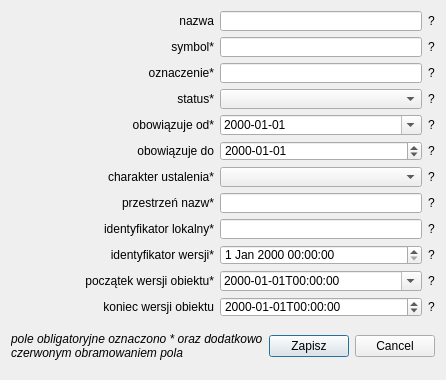
<?xml version="1.0" encoding="UTF-8"?>
<ui version="4.0">
 <class>Dialog</class>
 <widget class="QDialog" name="Dialog">
  <property name="geometry">
   <rect>
    <x>0</x>
    <y>0</y>
    <width>413</width>
    <height>380</height>
   </rect>
  </property>
  <property name="sizePolicy">
   <sizepolicy hsizetype="MinimumExpanding" vsizetype="MinimumExpanding">
    <horstretch>0</horstretch>
    <verstretch>0</verstretch>
   </sizepolicy>
  </property>
  <property name="minimumSize">
   <size>
    <width>413</width>
    <height>380</height>
   </size>
  </property>
  <property name="maximumSize">
   <size>
    <width>1000</width>
    <height>1000</height>
   </size>
  </property>
  <property name="baseSize">
   <size>
    <width>413</width>
    <height>380</height>
   </size>
  </property>
  <property name="windowTitle">
   <string>Dialog</string>
  </property>
  <property name="sizeGripEnabled">
   <bool>false</bool>
  </property>
  <property name="modal">
   <bool>false</bool>
  </property>
  <layout class="QGridLayout" name="gridLayout_2">
   <property name="sizeConstraint">
    <enum>QLayout::SetMinAndMaxSize</enum>
   </property>
   <item row="0" column="0">
    <layout class="QVBoxLayout" name="verticalLayout">
     <item>
      <layout class="QGridLayout" name="gridLayout">
       <item row="9" column="0">
        <widget class="QLabel" name="lokalnyId_label">
         <property name="sizePolicy">
          <sizepolicy hsizetype="MinimumExpanding" vsizetype="MinimumExpanding">
           <horstretch>0</horstretch>
           <verstretch>0</verstretch>
          </sizepolicy>
         </property>
         <property name="font">
          <font>
           <weight>50</weight>
           <bold>false</bold>
          </font>
         </property>
         <property name="text">
          <string>identyfikator lokalny*</string>
         </property>
         <property name="alignment">
          <set>Qt::AlignRight|Qt::AlignTrailing|Qt::AlignVCenter</set>
         </property>
        </widget>
       </item>
       <item row="0" column="1">
        <widget class="QLineEdit" name="nazwa">
         <property name="sizePolicy">
          <sizepolicy hsizetype="MinimumExpanding" vsizetype="MinimumExpanding">
           <horstretch>0</horstretch>
           <verstretch>0</verstretch>
          </sizepolicy>
         </property>
         <property name="minimumSize">
          <size>
           <width>0</width>
           <height>20</height>
          </size>
         </property>
         <property name="maximumSize">
          <size>
           <width>16777215</width>
           <height>20</height>
          </size>
         </property>
        </widget>
       </item>
       <item row="5" column="0">
        <widget class="QLabel" name="obowiazujeDo_label">
         <property name="sizePolicy">
          <sizepolicy hsizetype="MinimumExpanding" vsizetype="MinimumExpanding">
           <horstretch>0</horstretch>
           <verstretch>0</verstretch>
          </sizepolicy>
         </property>
         <property name="text">
          <string>obowiązuje do</string>
         </property>
         <property name="alignment">
          <set>Qt::AlignRight|Qt::AlignTrailing|Qt::AlignVCenter</set>
         </property>
        </widget>
       </item>
       <item row="10" column="1">
        <widget class="QDateTimeEdit" name="wersjaId">
         <property name="sizePolicy">
          <sizepolicy hsizetype="MinimumExpanding" vsizetype="MinimumExpanding">
           <horstretch>0</horstretch>
           <verstretch>0</verstretch>
          </sizepolicy>
         </property>
         <property name="minimumSize">
          <size>
           <width>0</width>
           <height>20</height>
          </size>
         </property>
         <property name="maximumSize">
          <size>
           <width>16777215</width>
           <height>20</height>
          </size>
         </property>
        </widget>
       </item>
       <item row="8" column="1">
        <widget class="QLineEdit" name="przestrzenNazw">
         <property name="sizePolicy">
          <sizepolicy hsizetype="MinimumExpanding" vsizetype="MinimumExpanding">
           <horstretch>0</horstretch>
           <verstretch>0</verstretch>
          </sizepolicy>
         </property>
         <property name="minimumSize">
          <size>
           <width>0</width>
           <height>20</height>
          </size>
         </property>
         <property name="maximumSize">
          <size>
           <width>16777215</width>
           <height>20</height>
          </size>
         </property>
         <property name="toolTip">
          <string>string</string>
         </property>
        </widget>
       </item>
       <item row="1" column="0">
        <widget class="QLabel" name="symbol_label">
         <property name="sizePolicy">
          <sizepolicy hsizetype="MinimumExpanding" vsizetype="MinimumExpanding">
           <horstretch>0</horstretch>
           <verstretch>0</verstretch>
          </sizepolicy>
         </property>
         <property name="font">
          <font>
           <weight>50</weight>
           <bold>false</bold>
          </font>
         </property>
         <property name="text">
          <string>symbol*</string>
         </property>
         <property name="alignment">
          <set>Qt::AlignRight|Qt::AlignTrailing|Qt::AlignVCenter</set>
         </property>
        </widget>
       </item>
       <item row="14" column="0">
        <widget class="QLabel" name="koniecWersjiObiektu_label">
         <property name="sizePolicy">
          <sizepolicy hsizetype="MinimumExpanding" vsizetype="MinimumExpanding">
           <horstretch>0</horstretch>
           <verstretch>0</verstretch>
          </sizepolicy>
         </property>
         <property name="text">
          <string>koniec wersji obiektu</string>
         </property>
         <property name="alignment">
          <set>Qt::AlignRight|Qt::AlignTrailing|Qt::AlignVCenter</set>
         </property>
        </widget>
       </item>
       <item row="4" column="0">
        <widget class="QLabel" name="obowiazujeOd_label">
         <property name="sizePolicy">
          <sizepolicy hsizetype="Minimum" vsizetype="Minimum">
           <horstretch>0</horstretch>
           <verstretch>0</verstretch>
          </sizepolicy>
         </property>
         <property name="minimumSize">
          <size>
           <width>105</width>
           <height>0</height>
          </size>
         </property>
         <property name="text">
          <string>obowiązuje od*</string>
         </property>
         <property name="alignment">
          <set>Qt::AlignRight|Qt::AlignTrailing|Qt::AlignVCenter</set>
         </property>
        </widget>
       </item>
       <item row="7" column="0">
        <widget class="QLabel" name="charakterUstalenia_label">
         <property name="sizePolicy">
          <sizepolicy hsizetype="MinimumExpanding" vsizetype="MinimumExpanding">
           <horstretch>0</horstretch>
           <verstretch>0</verstretch>
          </sizepolicy>
         </property>
         <property name="font">
          <font>
           <weight>50</weight>
           <bold>false</bold>
          </font>
         </property>
         <property name="text">
          <string>charakter ustalenia*</string>
         </property>
         <property name="alignment">
          <set>Qt::AlignRight|Qt::AlignTrailing|Qt::AlignVCenter</set>
         </property>
        </widget>
       </item>
       <item row="3" column="2">
        <widget class="QLabel" name="label_10">
         <property name="text">
          <string>?</string>
         </property>
        </widget>
       </item>
       <item row="0" column="2">
        <widget class="QLabel" name="label_4">
         <property name="text">
          <string>?</string>
         </property>
        </widget>
       </item>
       <item row="8" column="0">
        <widget class="QLabel" name="przestrzenNazw_label">
         <property name="sizePolicy">
          <sizepolicy hsizetype="MinimumExpanding" vsizetype="MinimumExpanding">
           <horstretch>0</horstretch>
           <verstretch>0</verstretch>
          </sizepolicy>
         </property>
         <property name="font">
          <font>
           <weight>50</weight>
           <bold>false</bold>
          </font>
         </property>
         <property name="text">
          <string>przestrzeń nazw*</string>
         </property>
         <property name="alignment">
          <set>Qt::AlignRight|Qt::AlignTrailing|Qt::AlignVCenter</set>
         </property>
        </widget>
       </item>
       <item row="13" column="0">
        <widget class="QLabel" name="poczatekWersjiObiektu_label">
         <property name="sizePolicy">
          <sizepolicy hsizetype="MinimumExpanding" vsizetype="MinimumExpanding">
           <horstretch>0</horstretch>
           <verstretch>0</verstretch>
          </sizepolicy>
         </property>
         <property name="font">
          <font>
           <weight>50</weight>
           <bold>false</bold>
          </font>
         </property>
         <property name="text">
          <string>początek wersji obiektu*</string>
         </property>
         <property name="alignment">
          <set>Qt::AlignRight|Qt::AlignTrailing|Qt::AlignVCenter</set>
         </property>
        </widget>
       </item>
       <item row="14" column="2">
        <widget class="QLabel" name="label_12">
         <property name="text">
          <string>?</string>
         </property>
        </widget>
       </item>
       <item row="10" column="0">
        <widget class="QLabel" name="wersjaId_label">
         <property name="sizePolicy">
          <sizepolicy hsizetype="MinimumExpanding" vsizetype="MinimumExpanding">
           <horstretch>0</horstretch>
           <verstretch>0</verstretch>
          </sizepolicy>
         </property>
         <property name="font">
          <font>
           <weight>50</weight>
           <bold>false</bold>
          </font>
         </property>
         <property name="text">
          <string>identyfikator wersji*</string>
         </property>
         <property name="alignment">
          <set>Qt::AlignRight|Qt::AlignTrailing|Qt::AlignVCenter</set>
         </property>
        </widget>
       </item>
       <item row="7" column="2">
        <widget class="QLabel" name="label_7">
         <property name="text">
          <string>?</string>
         </property>
        </widget>
       </item>
       <item row="14" column="1">
        <widget class="QgsDateTimeEdit" name="koniecWersjiObiektu">
         <property name="sizePolicy">
          <sizepolicy hsizetype="MinimumExpanding" vsizetype="MinimumExpanding">
           <horstretch>0</horstretch>
           <verstretch>0</verstretch>
          </sizepolicy>
         </property>
         <property name="minimumSize">
          <size>
           <width>0</width>
           <height>20</height>
          </size>
         </property>
         <property name="maximumSize">
          <size>
           <width>16777215</width>
           <height>20</height>
          </size>
         </property>
         <property name="displayFormat">
          <string>yyyy-MM-ddTHH:mm:ss</string>
         </property>
        </widget>
       </item>
       <item row="3" column="1">
        <widget class="QComboBox" name="status">
         <property name="sizePolicy">
          <sizepolicy hsizetype="MinimumExpanding" vsizetype="MinimumExpanding">
           <horstretch>0</horstretch>
           <verstretch>0</verstretch>
          </sizepolicy>
         </property>
         <property name="minimumSize">
          <size>
           <width>0</width>
           <height>20</height>
          </size>
         </property>
         <property name="maximumSize">
          <size>
           <width>16777215</width>
           <height>20</height>
          </size>
         </property>
        </widget>
       </item>
       <item row="2" column="0">
        <widget class="QLabel" name="oznaczenie_label">
         <property name="sizePolicy">
          <sizepolicy hsizetype="MinimumExpanding" vsizetype="MinimumExpanding">
           <horstretch>0</horstretch>
           <verstretch>0</verstretch>
          </sizepolicy>
         </property>
         <property name="font">
          <font>
           <weight>50</weight>
           <bold>false</bold>
          </font>
         </property>
         <property name="text">
          <string>oznaczenie*</string>
         </property>
         <property name="alignment">
          <set>Qt::AlignRight|Qt::AlignTrailing|Qt::AlignVCenter</set>
         </property>
        </widget>
       </item>
       <item row="7" column="1">
        <widget class="QComboBox" name="charakterUstalenia">
         <property name="sizePolicy">
          <sizepolicy hsizetype="MinimumExpanding" vsizetype="MinimumExpanding">
           <horstretch>0</horstretch>
           <verstretch>0</verstretch>
          </sizepolicy>
         </property>
         <property name="minimumSize">
          <size>
           <width>0</width>
           <height>20</height>
          </size>
         </property>
         <property name="maximumSize">
          <size>
           <width>16777215</width>
           <height>20</height>
          </size>
         </property>
        </widget>
       </item>
       <item row="3" column="0">
        <widget class="QLabel" name="status_label">
         <property name="sizePolicy">
          <sizepolicy hsizetype="MinimumExpanding" vsizetype="MinimumExpanding">
           <horstretch>0</horstretch>
           <verstretch>0</verstretch>
          </sizepolicy>
         </property>
         <property name="font">
          <font>
           <weight>50</weight>
           <bold>false</bold>
          </font>
         </property>
         <property name="text">
          <string>status*</string>
         </property>
         <property name="alignment">
          <set>Qt::AlignRight|Qt::AlignTrailing|Qt::AlignVCenter</set>
         </property>
        </widget>
       </item>
       <item row="0" column="0">
        <widget class="QLabel" name="nazwa_label">
         <property name="sizePolicy">
          <sizepolicy hsizetype="MinimumExpanding" vsizetype="MinimumExpanding">
           <horstretch>0</horstretch>
           <verstretch>0</verstretch>
          </sizepolicy>
         </property>
         <property name="text">
          <string>nazwa</string>
         </property>
         <property name="alignment">
          <set>Qt::AlignRight|Qt::AlignTrailing|Qt::AlignVCenter</set>
         </property>
        </widget>
       </item>
       <item row="13" column="1">
        <widget class="QDateTimeEdit" name="poczatekWersjiObiektu">
         <property name="sizePolicy">
          <sizepolicy hsizetype="MinimumExpanding" vsizetype="MinimumExpanding">
           <horstretch>0</horstretch>
           <verstretch>0</verstretch>
          </sizepolicy>
         </property>
         <property name="minimumSize">
          <size>
           <width>0</width>
           <height>20</height>
          </size>
         </property>
         <property name="maximumSize">
          <size>
           <width>16777215</width>
           <height>20</height>
          </size>
         </property>
         <property name="displayFormat">
          <string>yyyy-MM-ddTHH:mm:ss</string>
         </property>
         <property name="calendarPopup">
          <bool>true</bool>
         </property>
         <property name="timeSpec">
          <enum>Qt::UTC</enum>
         </property>
        </widget>
       </item>
       <item row="10" column="2">
        <widget class="QLabel" name="label_3">
         <property name="text">
          <string>?</string>
         </property>
        </widget>
       </item>
       <item row="8" column="2">
        <widget class="QLabel" name="label_1">
         <property name="text">
          <string>?</string>
         </property>
        </widget>
       </item>
       <item row="9" column="1">
        <widget class="QLineEdit" name="lokalnyId">
         <property name="sizePolicy">
          <sizepolicy hsizetype="MinimumExpanding" vsizetype="MinimumExpanding">
           <horstretch>0</horstretch>
           <verstretch>0</verstretch>
          </sizepolicy>
         </property>
         <property name="minimumSize">
          <size>
           <width>0</width>
           <height>20</height>
          </size>
         </property>
         <property name="maximumSize">
          <size>
           <width>16777215</width>
           <height>20</height>
          </size>
         </property>
         <property name="toolTip">
          <string>string</string>
         </property>
        </widget>
       </item>
       <item row="9" column="2">
        <widget class="QLabel" name="label_2">
         <property name="text">
          <string>?</string>
         </property>
        </widget>
       </item>
       <item row="13" column="2">
        <widget class="QLabel" name="label_11">
         <property name="text">
          <string>?</string>
         </property>
        </widget>
       </item>
       <item row="2" column="1">
        <widget class="QLineEdit" name="oznaczenie">
         <property name="sizePolicy">
          <sizepolicy hsizetype="MinimumExpanding" vsizetype="MinimumExpanding">
           <horstretch>0</horstretch>
           <verstretch>0</verstretch>
          </sizepolicy>
         </property>
         <property name="minimumSize">
          <size>
           <width>0</width>
           <height>20</height>
          </size>
         </property>
         <property name="maximumSize">
          <size>
           <width>16777215</width>
           <height>20</height>
          </size>
         </property>
        </widget>
       </item>
       <item row="2" column="2">
        <widget class="QLabel" name="label_5">
         <property name="text">
          <string>?</string>
         </property>
        </widget>
       </item>
       <item row="1" column="1">
        <widget class="QLineEdit" name="symbol">
         <property name="sizePolicy">
          <sizepolicy hsizetype="MinimumExpanding" vsizetype="MinimumExpanding">
           <horstretch>0</horstretch>
           <verstretch>0</verstretch>
          </sizepolicy>
         </property>
         <property name="minimumSize">
          <size>
           <width>0</width>
           <height>20</height>
          </size>
         </property>
         <property name="maximumSize">
          <size>
           <width>16777215</width>
           <height>20</height>
          </size>
         </property>
        </widget>
       </item>
       <item row="1" column="2">
        <widget class="QLabel" name="label_6">
         <property name="text">
          <string>?</string>
         </property>
        </widget>
       </item>
       <item row="4" column="1">
        <widget class="QgsDateTimeEdit" name="obowiazujeOd">
         <property name="sizePolicy">
          <sizepolicy hsizetype="MinimumExpanding" vsizetype="MinimumExpanding">
           <horstretch>0</horstretch>
           <verstretch>0</verstretch>
          </sizepolicy>
         </property>
         <property name="minimumSize">
          <size>
           <width>0</width>
           <height>20</height>
          </size>
         </property>
         <property name="maximumSize">
          <size>
           <width>16777215</width>
           <height>20</height>
          </size>
         </property>
         <property name="displayFormat">
          <string>yyyy-MM-dd</string>
         </property>
         <property name="calendarPopup">
          <bool>true</bool>
         </property>
        </widget>
       </item>
       <item row="4" column="2">
        <widget class="QLabel" name="label_8">
         <property name="text">
          <string>?</string>
         </property>
        </widget>
       </item>
       <item row="5" column="1">
        <widget class="QgsDateTimeEdit" name="obowiazujeDo">
         <property name="sizePolicy">
          <sizepolicy hsizetype="MinimumExpanding" vsizetype="MinimumExpanding">
           <horstretch>0</horstretch>
           <verstretch>0</verstretch>
          </sizepolicy>
         </property>
         <property name="minimumSize">
          <size>
           <width>0</width>
           <height>20</height>
          </size>
         </property>
         <property name="maximumSize">
          <size>
           <width>16777215</width>
           <height>20</height>
          </size>
         </property>
         <property name="displayFormat">
          <string>yyyy-MM-dd</string>
         </property>
        </widget>
       </item>
       <item row="5" column="2">
        <widget class="QLabel" name="label_9">
         <property name="text">
          <string>?</string>
         </property>
        </widget>
       </item>
      </layout>
     </item>
     <item>
      <layout class="QHBoxLayout" name="horizontalLayout">
       <item>
        <widget class="QLabel" name="label">
         <property name="sizePolicy">
          <sizepolicy hsizetype="MinimumExpanding" vsizetype="MinimumExpanding">
           <horstretch>0</horstretch>
           <verstretch>0</verstretch>
          </sizepolicy>
         </property>
         <property name="font">
          <font>
           <italic>true</italic>
          </font>
         </property>
         <property name="text">
          <string>pole obligatoryjne oznaczono * oraz dodatkowo czerwonym obramowaniem pola</string>
         </property>
         <property name="wordWrap">
          <bool>true</bool>
         </property>
        </widget>
       </item>
       <item>
        <spacer name="horizontalSpacer">
         <property name="orientation">
          <enum>Qt::Horizontal</enum>
         </property>
         <property name="sizeHint" stdset="0">
          <size>
           <width>40</width>
           <height>20</height>
          </size>
         </property>
        </spacer>
       </item>
       <item>
        <widget class="QPushButton" name="zapisz">
         <property name="text">
          <string>Zapisz</string>
         </property>
        </widget>
       </item>
       <item>
        <widget class="QDialogButtonBox" name="buttonBox">
         <property name="enabled">
          <bool>true</bool>
         </property>
         <property name="orientation">
          <enum>Qt::Horizontal</enum>
         </property>
         <property name="standardButtons">
          <set>QDialogButtonBox::Cancel</set>
         </property>
         <property name="centerButtons">
          <bool>false</bool>
         </property>
        </widget>
       </item>
       <item>
        <spacer name="horizontalSpacer_2">
         <property name="orientation">
          <enum>Qt::Horizontal</enum>
         </property>
         <property name="sizeHint" stdset="0">
          <size>
           <width>40</width>
           <height>20</height>
          </size>
         </property>
        </spacer>
       </item>
      </layout>
     </item>
    </layout>
   </item>
  </layout>
 </widget>
 <customwidgets>
  <customwidget>
   <class>QgsDateTimeEdit</class>
   <extends>QDateTimeEdit</extends>
   <header>qgsdatetimeedit.h</header>
  </customwidget>
 </customwidgets>
 <tabstops>
  <tabstop>nazwa</tabstop>
  <tabstop>symbol</tabstop>
  <tabstop>oznaczenie</tabstop>
  <tabstop>status</tabstop>
  <tabstop>obowiazujeOd</tabstop>
  <tabstop>obowiazujeDo</tabstop>
  <tabstop>charakterUstalenia</tabstop>
  <tabstop>przestrzenNazw</tabstop>
  <tabstop>lokalnyId</tabstop>
  <tabstop>wersjaId</tabstop>
  <tabstop>poczatekWersjiObiektu</tabstop>
  <tabstop>koniecWersjiObiektu</tabstop>
  <tabstop>zapisz</tabstop>
 </tabstops>
 <resources/>
 <connections>
  <connection>
   <sender>buttonBox</sender>
   <signal>rejected()</signal>
   <receiver>Dialog</receiver>
   <slot>reject()</slot>
   <hints>
    <hint type="sourcelabel">
     <x>467</x>
     <y>561</y>
    </hint>
    <hint type="destinationlabel">
     <x>267</x>
     <y>295</y>
    </hint>
   </hints>
  </connection>
 </connections>
</ui>
